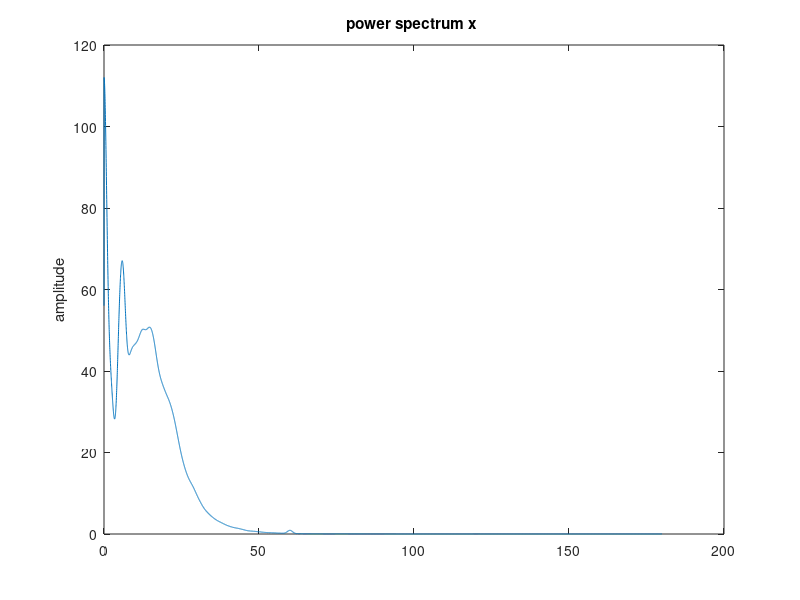
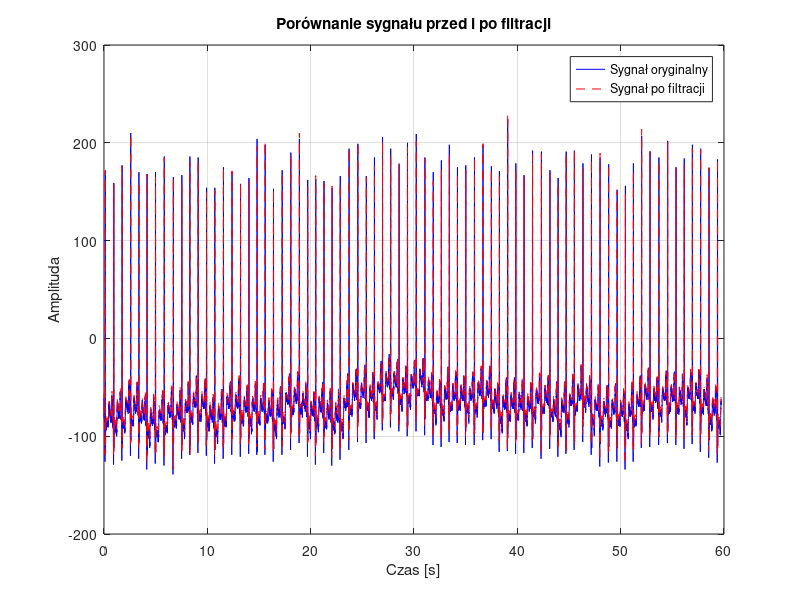
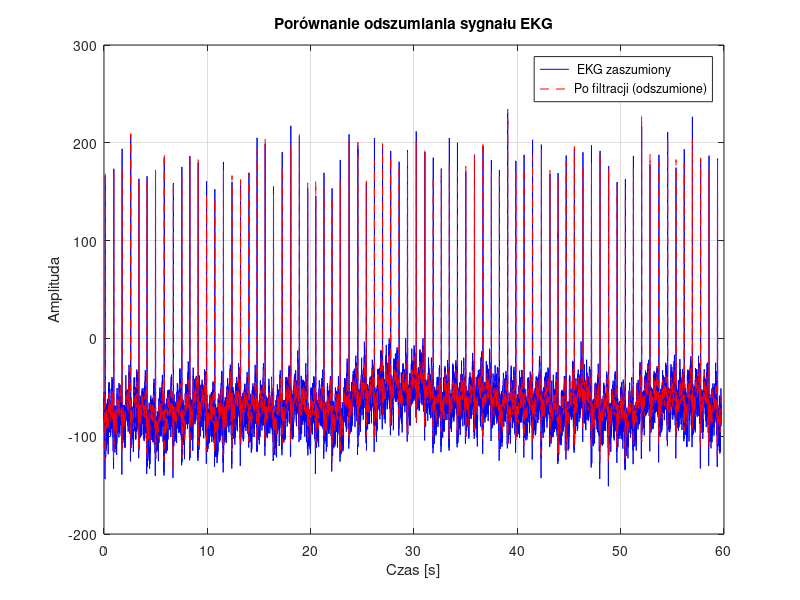

MATLAB code for these plots, in order:
close all;
clear all;

load('ECG100.mat');
ecg = val(1,:);
fpr = 360;
pwelch(ecg,[],[],2^14,fpr);

f_low = [0.5 45];
f_nyg = fpr/2;

M = 50;
N = 2*M+1;
h = fir1(N-1,f_low/f_nyg,"bandpass",blackmanharris(N));
% h = fir1(N-1,[25.5 75]/f_nyg,"bandpass",rectwin(N));

y = filter(h,1,ecg);

x_sync = ecg(M+1:end);
y_sync = y(2*M+1:end);

Nmin = min(length(x_sync), length(y_sync));
x_sync = x_sync(1:Nmin);
y_sync = y_sync(1:Nmin);

figure;
plot((0:Nmin-1)/fpr, x_sync, 'b', 'DisplayName', 'Sygnał oryginalny');
hold on;
plot((0:Nmin-1)/fpr, y_sync, 'r--', 'DisplayName', 'Sygnał po filtracji');
xlabel('Czas [s]');
ylabel('Amplituda');
title('Porównanie sygnału przed i po filtracji');
legend;
grid on;


ecg_noise = ecg+10.5*randn(1,length(ecg));


y_noise = filter(h,1,ecg_noise);

x_sync_noise = ecg_noise(M+1:end);
y_sync_noise = y_noise(2*M+1:end);

Nmin = min(length(x_sync_noise), length(y_sync_noise));
x_sync_noise = x_sync_noise(1:Nmin);
y_sync_noise = y_sync_noise(1:Nmin);

figure;
plot((0:Nmin-1)/fpr, x_sync_noise, 'b', 'DisplayName', ' EKG zaszumiony');
hold on;
plot((0:Nmin-1)/fpr, y_sync_noise, 'r--', 'DisplayName', 'Po filtracji (odszumione)');
xlabel('Czas [s]');
ylabel('Amplituda');
title('Porównanie odszumiania sygnału EKG');
legend;
grid on;
